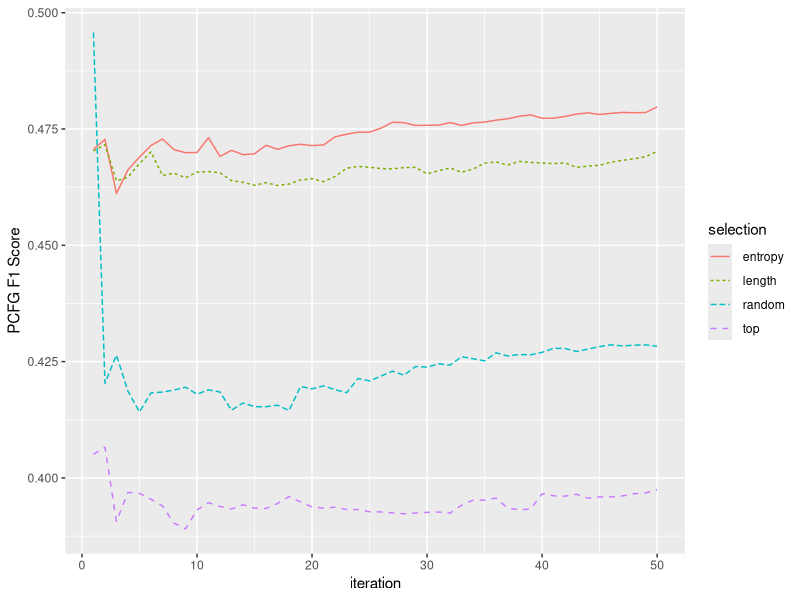

Generate this figure with R: (Note: this script raises an error after producing the figure.)
library(ggplot2)

tab = read.csv('hw03-results.csv')

ggplot(tab, aes(x=iteration, y=f1, colour=selection, linetype=selection)) +
  geom_path() +
  ylab("PCFG F1 Score")

+ scale_fill_continuous(limits=c(-1, 1), breaks=seq(-1,1,by=0.25))
